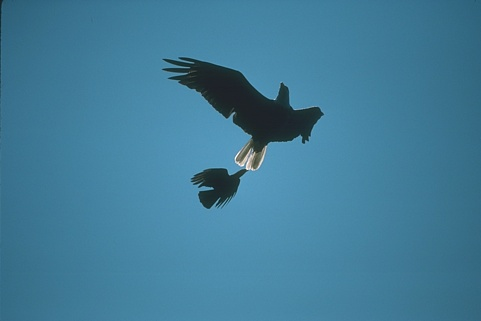
%> input picture images/test2.jpg, 481 x 321 px
$ octave HoG.m   (GNU Octave 9; MATLAB toolbox functions it lacks are replaced by stand-ins)
%> lines starting %> are read from the running program, lines starting %| are printed output that depends on the picture
### Histogram of Oriented Gradients/getGradients.m
function [dSX,dSY,dS,dTheta] = getGradients(temp)

temp = im2double(temp);
ixMask = [1,0,-1; 1,0,-1; 1,0,-1];
iyMask = [1,1,1; 0,0,0; -1,-1,-1];
% ixMask = [1,0,-1];
% iyMask = [1; 0; -1];

dSX = convolution2D(temp,ixMask);
dSY = convolution2D(temp,iyMask);

% dSX = conv2(temp,ixMask,'same');
% dSY = conv2(temp,iyMask,'same');


% handle boundary conditions (forward difference)
dSX(:,1)   = temp(:,2)   - temp(:,1);
dSX(:,end) = temp(:,end) - temp(:,end-1);
dSY(1,:)   = temp(2,:)   - temp(1,:);
dSY(end,:) = temp(end,:) - temp(end-1,:);


dS = sqrt(dSX.^2 + dSY.^2);
dTheta = atan2(dSY,dSX).* 180/pi; % in degrees

end

### convolution2D.m
function [outImage] = convolution2D(input, kernel)

% kernel must be a matrix with odd dimensions
% zero padding will be done after which the edge values are calculated

[rm, cm] = size(kernel);


padCol = floor(cm/2);
padRow = floor(rm/2);
input = padarray(input,[padRow,padCol],'both');

[row, column] = size(input);
outImage = zeros(row,column);

for i=padRow+1:row-padRow
    for j=padCol+1:column-padCol
        for k= -padRow:1:padRow
            for g=-padCol:1:padCol

                outImage(i,j) = outImage(i,j)+kernel(padRow+1+k,padCol+1+g)*input(i+k,j+g);

            end
        end
    end

end

outImage = outImage([padRow+1:row-padRow],...
    [padCol+1:column-padCol]);

### Histogram of Oriented Gradients/HoG.m
clc
close all;

path = "C:\Users\aadiv\Documents\Projects\Computer Vision\images\test2.jpg";


img = imread(path);
%> img is the input picture: size 321x481x3 uint8; mean R, G, B 65.3, 124.2, 152.6
img = imresize(img,[128,64]);
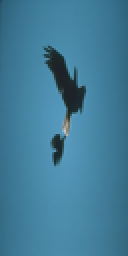
%> img: size 128x64x3 uint8 (shown 2 times larger); mean R, G, B 65.3, 124.3, 152.6

gray = rgb2gray(img);
[row,col] = size(gray);
%> row = 128; col = 64


[dSX,dSY,dS,dTheta] = getGradients(gray);
%> after the loop in convolution2D, `for i=padRow+1:row-padRow`:
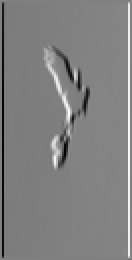
%> outImage: size 130x66 double (shown 2 times larger); min -1.24, max 1.22, mean 0.000353; drawn with min black and max white
%> call 2 of convolution2D, with kernel = [1 1 1; 0 0 0; -1 -1 -1]
%> after the loop in convolution2D (call 2), `for i=padRow+1:row-padRow`:
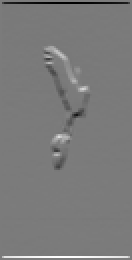
%> outImage: size 130x66 double (shown 2 times larger); min -1.35, max 1.45, mean -0.000832; drawn with min black and max white
%> in getGradients, `dSY(1,:)   = temp(2,:)   - temp(1,:);`: dSY: size 128x64 double; min -1.13, max 1.45, mean 0.00857
%> in getGradients, `dSY(end,:) = temp(end,:) - temp(end-1,:);`:
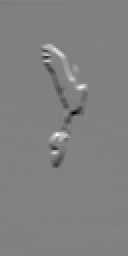
%> dSY: size 128x64 double (shown 2 times larger); min -1.13, max 1.09, mean -0.00158; drawn with min black and max white
%> in getGradients, `dS = sqrt(dSX.^2 + dSY.^2);`:
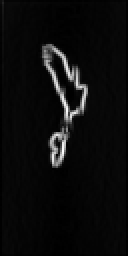
%> dS: size 128x64 double (shown 2 times larger); min 0, max 1.24, mean 0.062; drawn with min black and max white
%> in getGradients, `dTheta = atan2(dSY,dSX).* 180/pi;`:
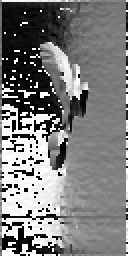
%> dTheta: size 128x64 double (shown 2 times larger); min -180, max 180, mean -3.8; drawn with min black and max white


rowNum = 1;
colNum = 1;
vector = {};

for i=1:8:row
    colNum = 1;
    for j=1:8:col
        dSTemp = dS([i:i+7],[j:j+7]);
        dThetaTemp = dTheta([i:i+7],[j:j+7]);
%         [dSX,dSY,dS,dTheta] = getGradients(temp);
        vector{rowNum,colNum} = getVector(dSTemp,dThetaTemp);
        colNum = colNum + 1;
    end
    rowNum = rowNum + 1;
end
%> after the loop, vector = 128 items

hogVector = [];

for i=1:15
    for j=1:7
        tempVector = [vector{i,j},vector{i,j+1},...
                        vector{i+1,j},vector{i+1,j+1}];
        tempVector = tempVector / sqrt(norm(tempVector)^2 + 0.0001);
        hogVector = [hogVector,tempVector];
    end
end
%> after the loop, hogVector = 3780 values, max 0.489 at index 3214, min 0 at index 4, mean 0.0933


hogVector = hogVector / sqrt(norm(hogVector)^2 + 0.0001);
%> hogVector = 3780 values, max 0.0477 at index 3214, min 0 at index 4, mean 0.0091

thresh = 0.018;
for i=1:length(hogVector)
    hogVector(i) = min(hogVector(i),thresh);
end
%> after the loop, hogVector = 3780 values, max 0.018 at index 1, min 0 at index 4, mean 0.006

hogVector = hogVector / sqrt(norm(hogVector)^2 + 0.0001);
%> hogVector = 3780 values, max 0.0306 at index 1, min 0 at index 4, mean 0.0102


figure
subplot(1,2,1)
imshow(img);
title("Original (Resized) Image")
subplot(1,2,2)
imshow(zeros(row,col));hold on;


count = 1;
for i=1:8
    for j=1:16
        plotVectors([i*8-4,j*8-4],50*hogVector([(count-1)*9+1:count*9]));
        hold on;
        rowNum = rowNum + 1;
        count = count + 1;
    end
end
%> after the loop, count = 129; rowNum = 145
title("Visualisation");
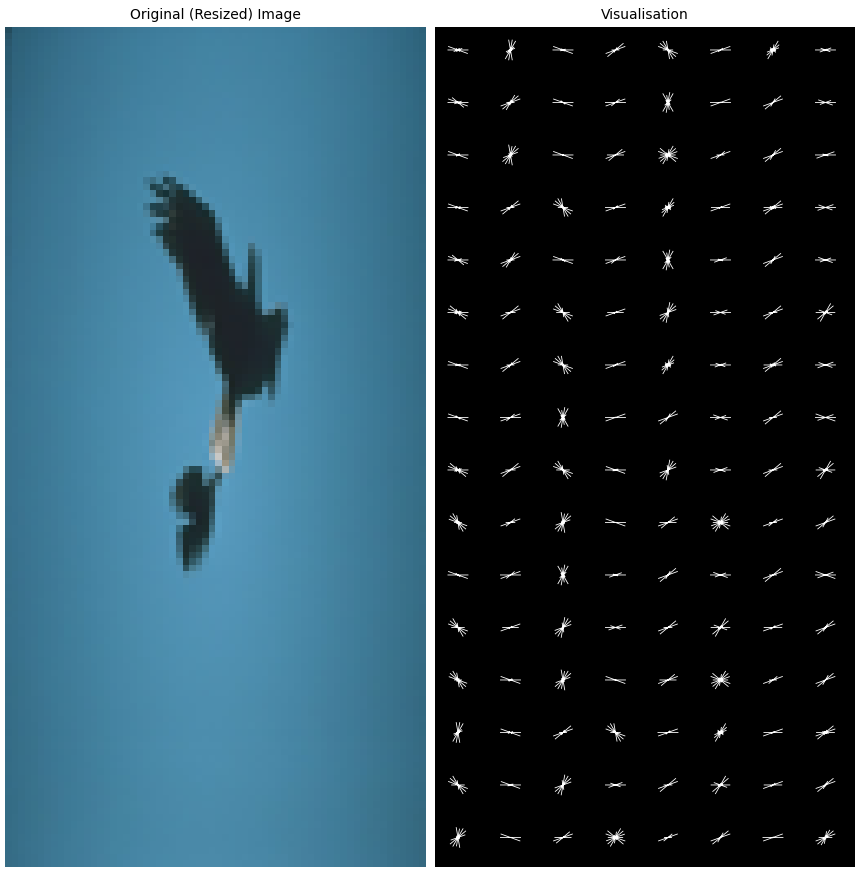
%> figure redrawn from the program's plot data, 2 panels

disp("Histogram of Oriented Gradients is displayed");
